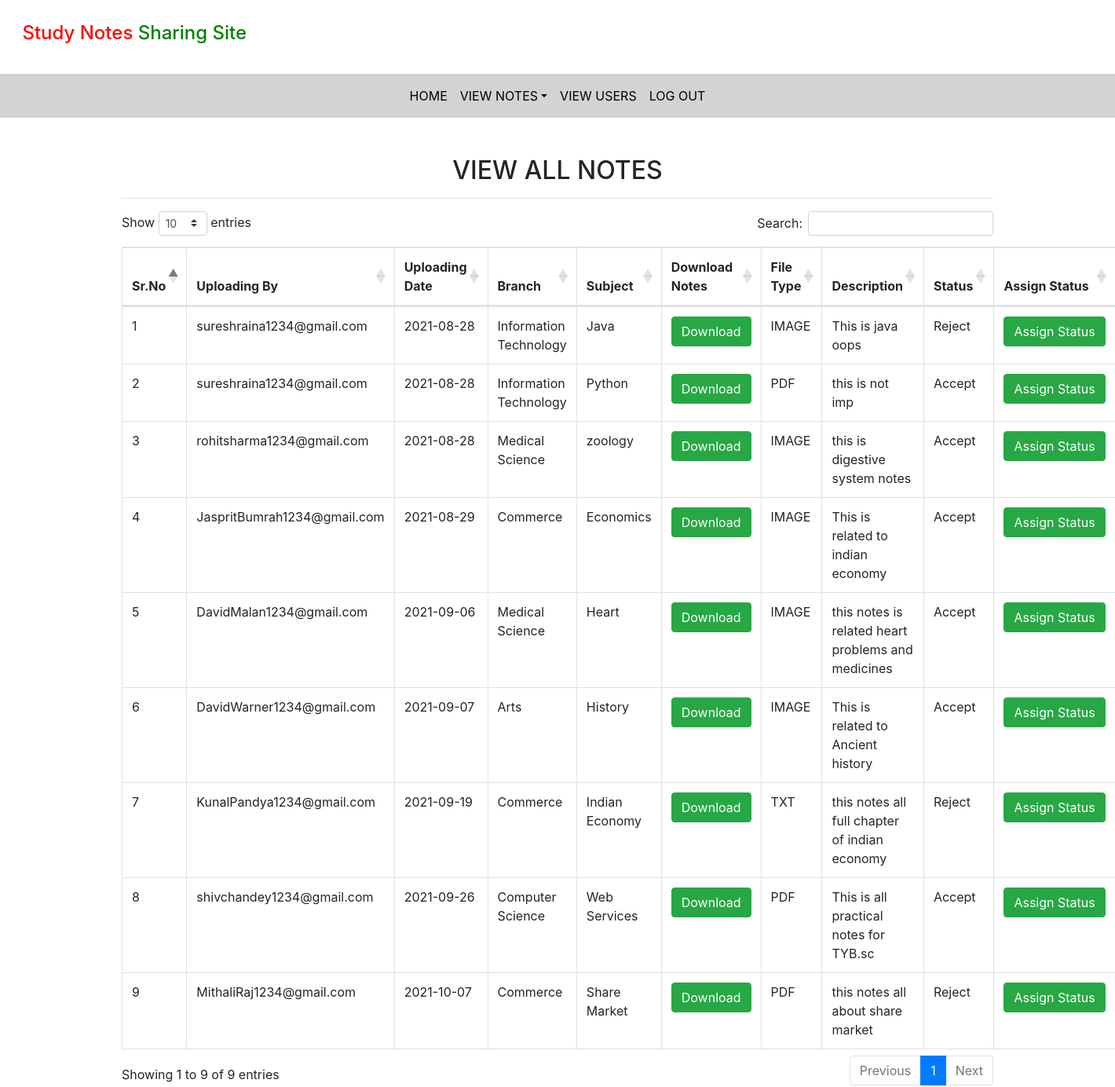
Page /all_notes (signed in) on the committed database.
### notes/models.py (models this page shows, shortened)
class Notes(models.Model):
    user = models.ForeignKey(User, on_delete=models.CASCADE)
    uploadingdate = models.CharField(max_length=30)
    branch = models.CharField(max_length=30)
    subject = models.CharField(max_length=30)
    notesfile = models.FileField( null=True)
    filetype = models.CharField(max_length=10)
    description= models.CharField(max_length=200)
    status = models.CharField(max_length=15)

### notes/views.py (the view)
# urls.py: path('all_notes', all_notes, name="all_notes"),
def all_notes(request):
    if not request.user.is_authenticated:
        return redirect('login_admin')
    notes = Notes.objects.all()
    d={'notes':notes}
    return render(request,'all_notes.html',d)

### notes/template/all_notes.html (shortened to what this page needs)
{% extends 'admin_nav.html'%}
{% block body %}
{% load static %}
<link rel="stylesheet"  href="https://cdnjs.cloudflare.com/ajax/libs/twitter-bootstrap/4.5.2/css/bootstrap.min.css">
<link rel="stylesheet"  href="https://cdn.datatables.net/1.10.22/css/dataTables.bootstrap4.min.css">
<div class="container mt-5">
    <h2 class="text-center">VIEW ALL NOTES </h2>
        <hr>
        <table class="table table-bordered" id="example">
            <thead>
                <tr>
                    <th>Sr.No</th>
                    <th>Uploading By</th>
                     <th>Uploading Date</th>
                     <th>Branch</th>
                     <th>Subject</th>
                     <th>Download Notes</th>
                     <th>File Type</th>
                     <th>Description</th>
                     <th>Status</th>
                     <th>Assign Status</th>
                </tr>
                </thead>
            <tbody>
                {% for i in notes%}
                <tr>
                    <td>{{forloop.counter}}</td>
                    <td>{{i.user.username}}</td>
                    <td>{{i.uploadingdate}}</td>
                    <td>{{i.branch}}</td>
                    <td>{{i.subject}}</td>
                    <td><a href="{{i.notesfile.url}}" class="btn btn-success" download>Download</a></td>
                    <td>{{i.filetype}}</td>
                    <td>{{i.description}}</td>
                    <td>{{i.status}}</td>
                    <td><a href="{% url 'assign_status' i.id %}" class="btn btn-success">Assign&nbsp;Status</a></td>
                </tr>
                {% endfor %}
           </tbody>
        </table>
</div>
{% endblock%}

### notes/static/css/mystyle.css (style rules this page uses)
body { padding:0; margin:0; background-color:floralwhite; }

### rows in the picture
Notes: user.username "sureshraina1234@gmail.com", uploadingdate "2021-08-28", branch "Information Technology", subject "Java", filetype "IMAGE", description "This is java oops", status "Reject"
Notes: user.username "sureshraina1234@gmail.com", uploadingdate "2021-08-28", branch "Information Technology", subject "Python", filetype "PDF", description "this is not imp", status "Accept"
Notes: user.username "rohitsharma1234@gmail.com", uploadingdate "2021-08-28", branch "Medical Science", subject "zoology", filetype "IMAGE", description "this is digestive system notes", status "Accept"
Notes: user.username "JaspritBumrah1234@gmail.com", uploadingdate "2021-08-29", branch "Commerce", subject "Economics", filetype "IMAGE", description "This is related to indian economy", status "Accept"
Notes: user.username "DavidMalan1234@gmail.com", uploadingdate "2021-09-06", branch "Medical Science", subject "Heart", filetype "IMAGE", description "this notes is related heart problems and medicines", status "Accept"
Notes: user.username "DavidWarner1234@gmail.com", uploadingdate "2021-09-07", branch "Arts", subject "History", filetype "IMAGE", description "This is related to Ancient history", status "Accept"
Notes: user.username "KunalPandya1234@gmail.com", uploadingdate "2021-09-19", branch "Commerce", subject "Indian Economy", filetype "TXT", description "this notes all full chapter of indian economy", status "Reject"
Notes: user.username "shivchandey1234@gmail.com", uploadingdate "2021-09-26", branch "Computer Science", subject "Web Services", filetype "PDF", description "This is all practical notes for TYB.sc", status "Accept"
Notes: user.username "MithaliRaj1234@gmail.com", uploadingdate "2021-10-07", branch "Commerce", subject "Share Market", filetype "PDF", description "this notes all about share market", status "Reject"
